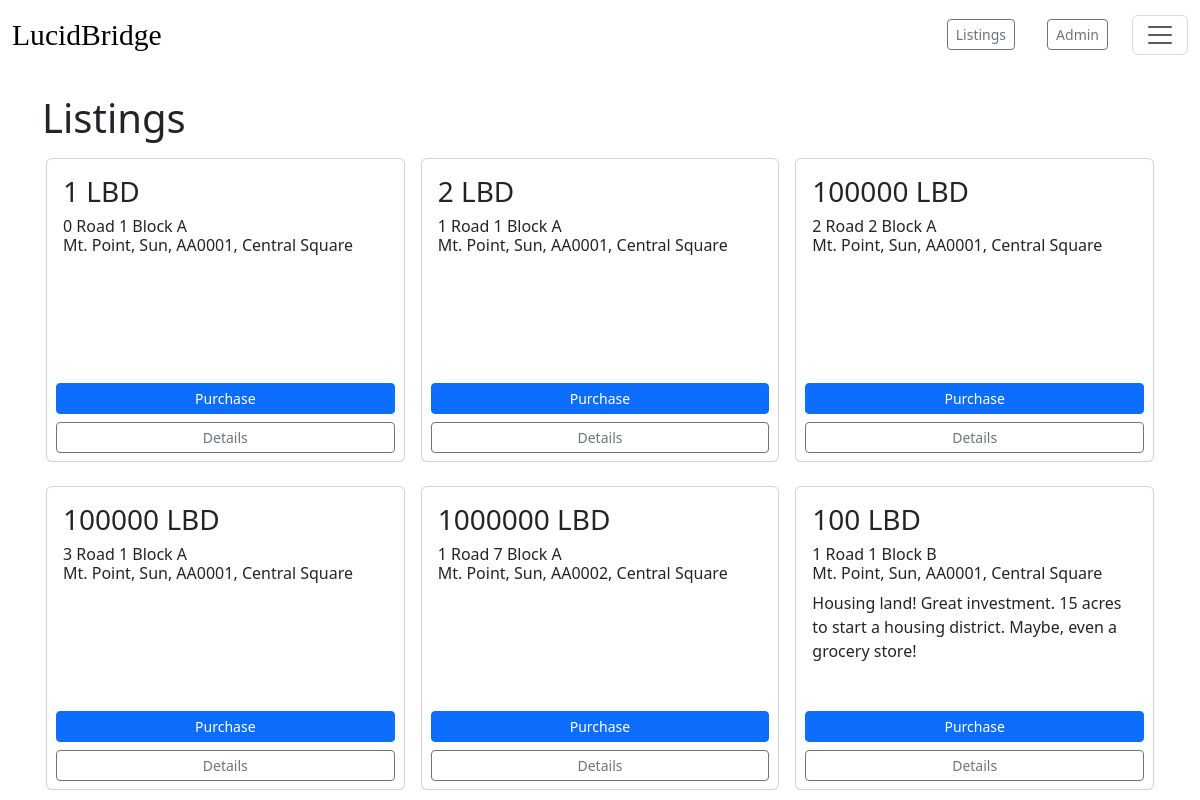
/listings/, run on the app's committed database.
### payments/models.py (models this page shows)
class Listing(models.Model):
    created_at = models.DateTimeField(auto_now_add=True, blank=True)
    name = models.CharField(max_length=100, help_text="Name of the property, street specifically, again.")
    property_type = models.CharField(max_length=500, choices=property_type_choices)
    square_feet = models.CharField(max_length=100, blank=True)
    lot_size = models.CharField(max_length=100, blank=True)
    stories = models.CharField(max_length=100, blank=True)
    bedrooms = models.CharField(max_length=100, blank=True)
    bathrooms = models.CharField(max_length=100, blank=True)
    street = models.CharField(max_length=500)
    city = models.CharField(max_length=100)
    zip = models.CharField(max_length=100, blank=True)
    state = models.CharField(max_length=100, blank=True)
    territory = models.CharField(max_length=100)
    price = models.IntegerField()
    image = models.URLField(blank=True)
    front_description = models.TextField(blank=True, max_length=100, help_text='Listings page description. Short description of property')
    back_description = models.TextField(blank=True, max_length=1000, help_text='Detailed description. Long description of property')
    Owner = models.ForeignKey(User, on_delete=models.CASCADE)
    def get_absolute_url(self):
        path = reverse('propdetails', args=[self.pk])
        return path

### payments/views.py (the view)
# urls.py: path("listings/" , views.listonsale, name='listings-page', ),
def listonsale(request):
    listings = Listing.objects.all()
    return render(request, 'listings.html', {'listings': listings})

### payments/templates/listings.html (shortened to what this page needs)
{% extends "base.html" %}
{% block content %}
<br>
  <h1>Listings</h1>
    <div class="row row-cols-1 row-cols-sm-1 row-cols-md-3 g-2">
        {% for listing in listings %}
        <div class="col-sm-4 p-2">
          <div class="card" style="max-width: 26em; height: 19em">
            <div class="card-body">
              <h3>{{listing.price}} LBD</h3>
              <h6 class="card-title">{{ listing.street }} <br>{{listing.city}}, {{listing.state}}, {{listing.zip}}, {{listing.territory}}</h6>
              <p class="card-text ">{{listing.front_description}} </p>
            </div>
            <form method="post" action="/listing/buy">
              <div style="text-align:center;">
                <input type="submit" value="Purchase" class="btn btn-sm btn-primary mt-2 my-0" style="display:inline-block; width: 95%;">
              </div>
            </form>
            <div style="text-align:center;">
              <a href="{{ listing.get_absolute_url }}" class="btn btn-sm btn-outline-secondary mt-2 mb-2 d-block mx-auto" style="width: 95%;">Details</a>
            </div>
          </div>
        </div>
        <br>
    {% endfor %}
    </div>
{% endblock %}

### payments/templates/base.html (shortened to what this page needs)
<!DOCTYPE html>
<html lang="en">
<head>
</head>
<link href="https://cdn.jsdelivr.net/npm/bootstrap@5.3.3/dist/css/bootstrap.min.css" rel="stylesheet">
<body>
    <nav class="navbar bg-body-light">
        <div class="container-fluid">
            <a class="navbar-brand  mb-0" style="font-family: Playfair Display; font-size: 1.851em;" href="{% url 'index' %}">LucidBridge</a>
            <ul class="nav">
                <li class="nav-item">
                  <a class=" btn btn-sm btn-outline-secondary mt-1 mx-2 " aria-current="page" href="/listings">Listings</a>
                </li>
                <li class="nav-item">
                    <a class=" btn btn-sm btn-outline-secondary mt-1 mx-4" aria-current="page" href="/admin">Admin</a>
                  </li>
                <button class="navbar-toggler" type="button" data-bs-toggle="offcanvas" data-bs-target="#offcanvasNavbar" aria-controls="offcanvasNavbar" aria-label="Toggle navigation">
                  <span class="navbar-toggler-icon"></span>
                </button>
              </ul>
        </div>
      </nav>
    <div class="container">
    {% block content %}
    {% endblock %}
    </div>
</body>
</html>

### data on the page
Listing: price "1", street "0 Road 1 Block A", city "Mt. Point", state "Sun", zip "AA0001", territory "Central Square"
Listing: price "2", street "1 Road 1 Block A", city "Mt. Point", state "Sun", zip "AA0001", territory "Central Square"
Listing: price "100000", street "2 Road 2 Block A", city "Mt. Point", state "Sun", zip "AA0001", territory "Central Square"
Listing: price "100000", street "3 Road 1 Block A", city "Mt. Point", state "Sun", zip "AA0001", territory "Central Square"
Listing: price "1000000", street "1 Road 7 Block A", city "Mt. Point", state "Sun", zip "AA0002", territory "Central Square"
Listing: price "100", street "1 Road 1 Block B", city "Mt. Point", state "Sun", zip "AA0001", territory "Central Square", front_description "Housing land! Great investment. 15 acres to start a housing district. Maybe, even a grocery store!"
